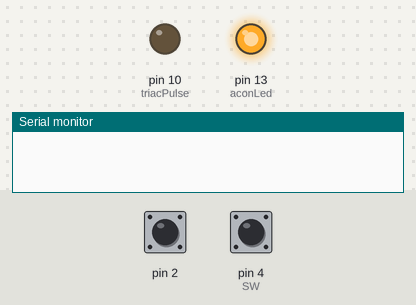
Bench run of a sketch on a simulated Arduino Uno, built with avr-gcc and run on an emulated ATmega328P. Parts: output pins drawn as LEDs (lit = HIGH), the last lines printed to the serial monitor. The test bench sets the inputs (shaded band); at power-on: pin 2 HIGH, pin 4 (SW) HIGH.

Above: at 1.2 s.
1.3 s: pin 2 pulled LOW for 0.15 s
At 2.3 s:
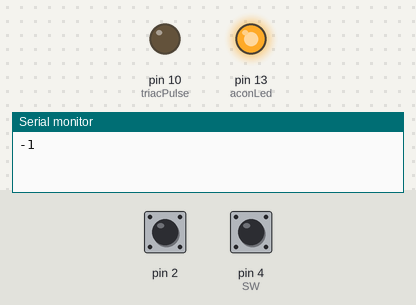
2.9 s: pin 4 (SW) pulled LOW for 0.15 s
At 2.97 s:
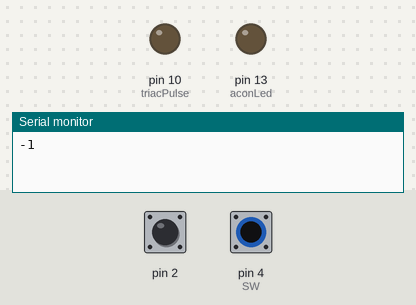
4.5 s: pin 4 (SW) pulled LOW for 3.2 s
At 8.7 s:
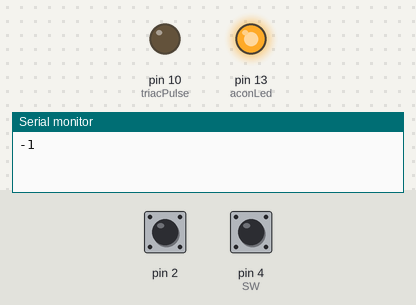
Timing chart, 0 to 10.2 s (numbered marks = the images above; inputs shaded):
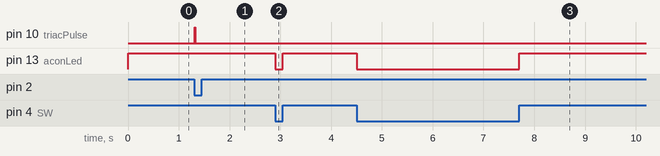

Measured:
- after the input at 1.3 s, pin 10 (triacPulse): LOW → HIGH at once, → LOW 0.01 s later
- after the input at 2.9 s, pin 13 (aconLed): HIGH → LOW at once, → HIGH 0.15 s later
- after the input at 4.5 s, pin 13 (aconLed): HIGH → LOW at once, → HIGH 3.2 s later

The sketch:

ac_light_dimmer.ino
```cpp
#define triacPulse 10
#define SW 4
#define aconLed 13

int val;
int incomingByte = 0;
void setup()  {
  Serial.begin(9600);

   pinMode(2, INPUT);
   digitalWrite(2, HIGH); // pull up
   pinMode(triacPulse, OUTPUT);
   pinMode(SW, INPUT);
   digitalWrite(SW, HIGH);
   pinMode(aconLed, OUTPUT);
   digitalWrite(aconLed, LOW);
  }

void loop() {
  // check for SW closed

  if (digitalRead(SW))   {
    // enable power
    attachInterrupt(0, acon, FALLING);
    // HV indicator on
    digitalWrite(aconLed, HIGH);
  }  // end if
     else if (!digitalRead(SW)) {
       detachInterrupt(0); // disable power
       // HV indicator off
       digitalWrite(aconLed, LOW);
     }  // else
  } // end loop


// begin ac int routine
// delay() will not work!
void acon()
   {
    incomingByte=Serial.read();
    Serial.println(incomingByte);
    delayMicroseconds(-1); // read AD1
    digitalWrite(triacPulse, HIGH);
    delayMicroseconds(100000000);
    // delay 50 uSec on output pulse to turn on triac
    digitalWrite(triacPulse, LOW);
   }
```
